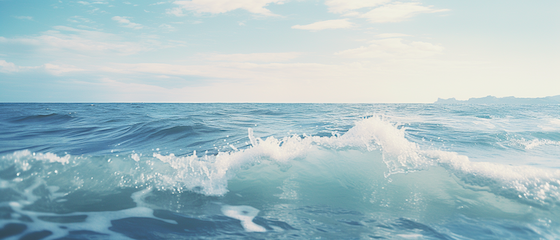
#> input picture dataset/beauty_of_the_sea.png, 560 x 240 px; its folder holds only this picture in this run
$ jupyter execute preprocess.ipynb
#> lines starting #> are read from the running program, lines starting #| are printed output that depends on the picture
# Prepare DIV2K data subset

[cell 1]
import os
import yaml
from PIL import Image
from pathlib import Path

## Define dir names

[cell 2]
dataset_dir = "dataset"
processed_dataset_dir = "preprocessed_dataset"
config_dir = "configs/images"

## Resize images to 480x320

[cell 3]
def resize_to_fixed_size(img, target_width=480, target_height=320):
    # Resize image to the target size directly
    return img.resize((target_width, target_height), Image.LANCZOS)

def resize_images(input_folder, output_folder):
#> called with input_folder = 'dataset', output_folder = 'preprocessed_dataset'
    for subdir, _, files in os.walk(input_folder):
        for file in files:
            if file.lower().endswith(('.png', '.jpg', '.jpeg', '.bmp', '.tiff')):
                input_path = os.path.join(subdir, file)
                with Image.open(input_path) as img:
#> img is the input picture: PIL image 560x240 RGBA; mean R, G, B, A 167.9, 192.5, 198.3, 255
                    resized = resize_to_fixed_size(img, 480, 320)
#> in resize_to_fixed_size, `return img.resize((target_width, target_height), Image.LANCZOS)`:
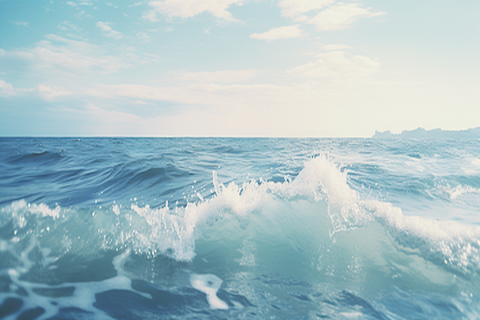
#> returned value: PIL image 480x320 RGBA; mean R, G, B, A 167.9, 192.5, 198.3, 255

                    # Maintain subfolder structure in output
                    rel_path = os.path.relpath(subdir, input_folder)
                    output_subdir = os.path.join(output_folder, rel_path)
                    os.makedirs(output_subdir, exist_ok=True)

                    output_path = os.path.join(output_subdir, file)
                    resized.save(output_path)

[cell 4]
resize_images(dataset_dir, processed_dataset_dir)

## Create config files for images

[cell 5]
def create_yaml_for_image(input_path, output_folder, subdir, image_filename):
    # Define the YAML structure with the subdirectory included in the paths
    yaml_data = {
        'input_path': f"dataset/{subdir}/{image_filename}.png",  # Including the subdirectory
        'save_path': f"./results/{subdir}/{image_filename}",  # Including the subdirectory
        'text_prompt': [],
        'negative_prompt': ""
    }

    # Create the corresponding YAML file
    yaml_filename = f"{image_filename}.yaml"
    yaml_output_path = os.path.join(output_folder, subdir, yaml_filename)

    # Ensure the subdirectory exists in the output folder
    os.makedirs(os.path.dirname(yaml_output_path), exist_ok=True)

    with open(yaml_output_path, 'w') as yaml_file:
        yaml.dump(yaml_data, yaml_file, default_flow_style=False)

    print(f"YAML for {image_filename} created at {yaml_output_path}")

def generate_yaml_files(input_folder, output_folder):
    # Walk through all subdirectories in the input folder
#> called with input_folder = 'preprocessed_dataset', output_folder = 'configs/images'
    for subdir, _, files in os.walk(input_folder):
        for file in files:
            if file.lower().endswith(('.png', '.jpg', '.jpeg', '.bmp', '.tiff')):
                # Get the image filename without extension
                image_filename = Path(file).stem

                input_path = os.path.join(subdir, file)
                # Create YAML files, passing the subdir name to include in paths
                create_yaml_for_image(input_path, output_folder, os.path.basename(subdir), image_filename)
